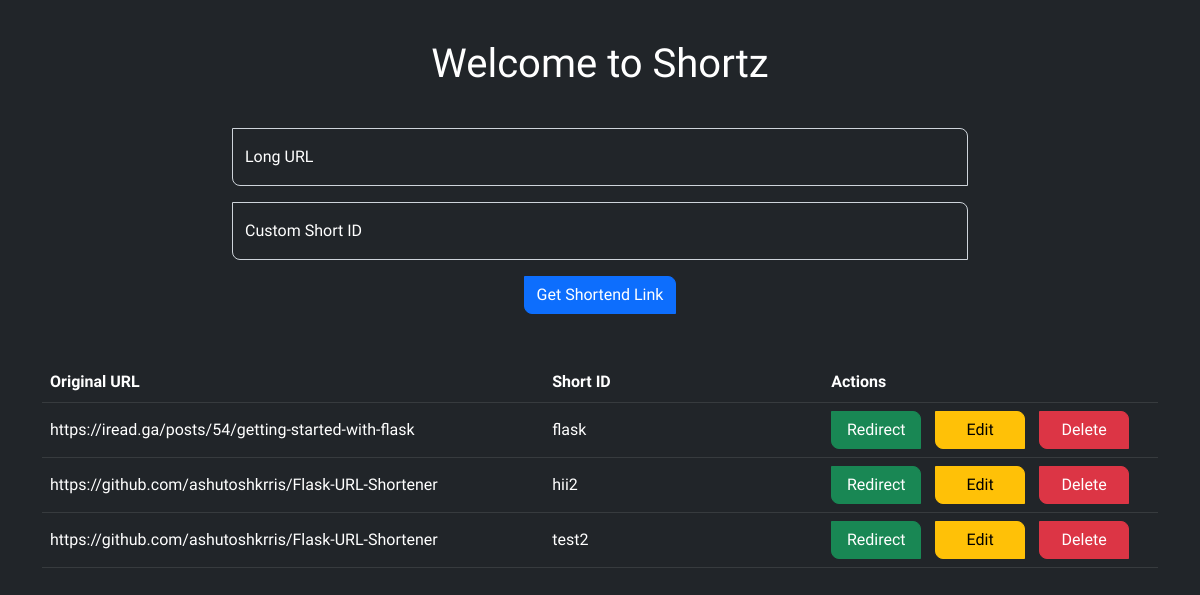
Before: / with the older database file.
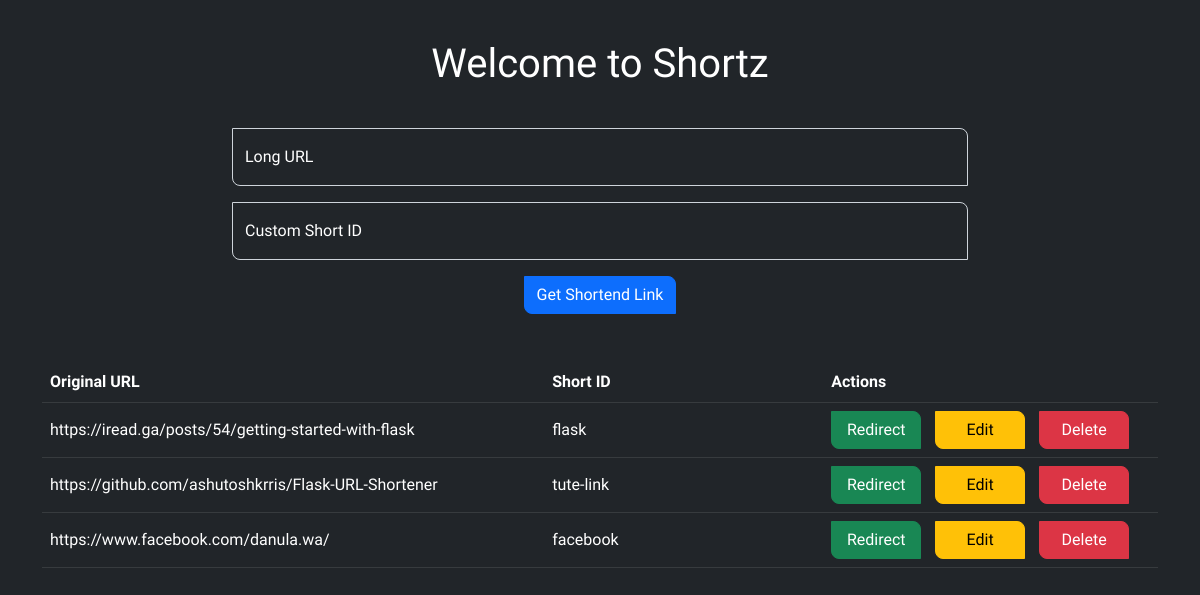
After: the same page with the newer database file.
### core/models.py (models this page shows)
class ShortUrls(db.Model):
    id = db.Column(db.Integer, primary_key=True)
    original_url = db.Column(db.String(50000), nullable=False)
    short_id = db.Column(db.String(1000), nullable=False, unique=True)
    created_at = db.Column(db.DateTime(), default=datetime.now(), nullable=False)

### core/routes.py (the view, shortened to what this page needs)
@app.route('/', methods=['GET', 'POST'])
def index():
    all_data = ShortUrls.query.all()
    return render_template("index.html",datas=all_data)

### core/templates/index.html (shortened to what this page needs)
{% extends 'base.html' %}
{% block content %}
    <br>
    <h1 class="text-white text-center mb-3">{% block title %} Welcome to Shortz {% endblock %}</h1>
    <br>
    <div class="row">
        <div class="col-md-2"></div>
        <div class="col-md-8">
            <form method="post" action="{{url_for('index')}}">
                <div class="text-white form-floating mb-3">
                    <input type="text" name="url" id="url" placeholder="Long URL" class="form-control bg-dark text-white border-style-1"></input>
                    <label for="url">Long URL</label>
                </div>
                <div class="text-white form-floating mb-3">
                    <input type="text" name="custom_id" id="custom_id" placeholder="Custom ID" class="form-control bg-dark text-white border-style-1"></input>
                    <label for="custom_id">Custom Short ID</label>
                </div>
                <div class="form-group text-center">
                    <button type="submit" class="btn btn-md btn-primary border-style-1">Get Shortend Link</button>
                </div>
            </form>
        </div>
    </div>
    <br><br>
    <div class="row">
        <div class="col-md-12">
            <table class='table table-dark'>
                <thead>
                    <th>Original URL</th>
                    <th>Short ID</th>
                    <th>Actions</th>
                </thead>
                <tbody>
                    {% for row in datas %}
                    <tr style="height: 55px;">
                        <td class="td-original-url">{{row.original_url}}</td>
                        <td class="td-short-id">{{row.short_id}}</td>
                        <td class="td-link-action">
                            <a href='{{row.original_url}}' class='btn btn-md btn-success table-action border-style-1' target="_blank">Redirect</a>
                            <a href='/update/{{row.id}}' class='btn btn-md btn-warning table-action border-style-1' data-target="#modaledit{{row.id}}">Edit</a>
                            <a href='/delete/{{row.id}}' class='btn btn-md btn-danger table-action border-style-1' data-target="#modaledit{{row.id}}">Delete</a>
                        </td>
                    </tr>
                    {%endfor%}
                </tbody>
            </table>
        </div>
    </div>
    <br><br>
{% endblock %}

### core/templates/base.html (shortened to what this page needs)
<!doctype html>
<html lang="en">
  <head>
    <link href="https://cdn.jsdelivr.net/npm/bootstrap@5.2.3/dist/css/bootstrap.min.css" rel="stylesheet">
  </head>
  <body class = 'bg-dark' id = 'bodyCSS'>
    <div class="container mt-3">
        {% block content %} {% endblock %}
    </div>
  </body>
</html>

### core/templates/base.html (style rules this page uses)
body { font-family: 'Work Sans', sans-serif; }
.border-style-1 { border-radius: 0px 8px 0px 8px; }
.td-original-url { width: 45%; vertical-align: middle; }
.td-short-id { width: 25%; vertical-align: middle; }
.td-link-action { width: 30%; vertical-align: middle; }
.table-action { width: 90px; margin-right: 10px; }

Changed rows visible on the page:
removed ShortUrls: original_url "https://github.com/ashutoshkrris/Flask-URL-Shortener", short_id "test2"
changed ShortUrls "https://github.com/ashutoshkrris/Flask-URL-Shortener": short_id "hii2" → "tute-link"
added ShortUrls: original_url "https://www.facebook.com/danula.wa/", short_id "facebook"
